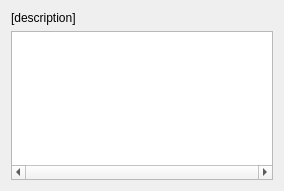
<?xml version="1.0" encoding="UTF-8"?>
<ui version="4.0">
 <class>QtKalmanFiltererParameterDialog</class>
 <widget class="QDialog" name="QtKalmanFiltererParameterDialog">
  <property name="geometry">
   <rect>
    <x>0</x>
    <y>0</y>
    <width>284</width>
    <height>191</height>
   </rect>
  </property>
  <property name="windowTitle">
   <string>QtKalmanFilterDialog</string>
  </property>
  <property name="windowIcon">
   <iconset resource="ToolKalmanFilterer.qrc">
    <normaloff>:/images/R.png</normaloff>:/images/R.png</iconset>
  </property>
  <layout class="QGridLayout" name="gridLayout">
   <item row="0" column="0" colspan="2">
    <widget class="QLabel" name="label">
     <property name="sizePolicy">
      <sizepolicy hsizetype="Minimum" vsizetype="Maximum">
       <horstretch>0</horstretch>
       <verstretch>0</verstretch>
      </sizepolicy>
     </property>
     <property name="text">
      <string>[description]</string>
     </property>
    </widget>
   </item>
   <item row="1" column="0" colspan="2">
    <widget class="ribi::QtCopyAllTableView" name="table">
     <property name="sizePolicy">
      <sizepolicy hsizetype="Preferred" vsizetype="Preferred">
       <horstretch>0</horstretch>
       <verstretch>0</verstretch>
      </sizepolicy>
     </property>
     <property name="verticalScrollBarPolicy">
      <enum>Qt::ScrollBarAlwaysOff</enum>
     </property>
     <property name="horizontalScrollBarPolicy">
      <enum>Qt::ScrollBarAlwaysOn</enum>
     </property>
     <property name="alternatingRowColors">
      <bool>true</bool>
     </property>
     <property name="cornerButtonEnabled">
      <bool>true</bool>
     </property>
    </widget>
   </item>
  </layout>
 </widget>
 <layoutdefault spacing="6" margin="11"/>
 <customwidgets>
  <customwidget>
   <class>ribi::QtCopyAllTableView</class>
   <extends>QTableView</extends>
   <header>qtcopyalltableview.h</header>
  </customwidget>
 </customwidgets>
 <resources>
  <include location="ToolKalmanFilterer.qrc"/>
 </resources>
 <connections/>
</ui>
